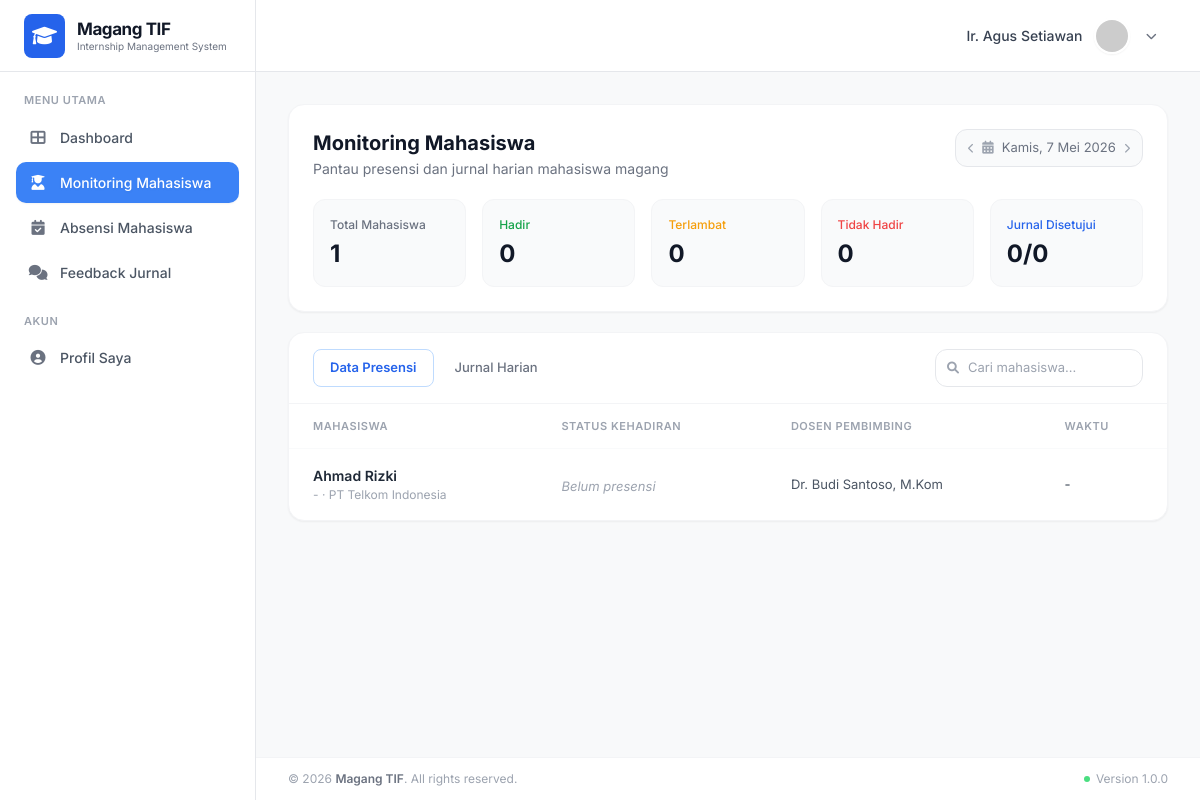
The page /pembimbing/monitoring_mahasiswa.php (signed in) on the database its author committed.
### tables this page shows
CREATE TABLE `mahasiswa` (
  `id` int(11) NOT NULL,
  `user_id` int(11) DEFAULT NULL,
  `group_id` int(11) DEFAULT NULL,
  `nama` varchar(255) NOT NULL,
  `jenis_kelamin` varchar(20) DEFAULT NULL,
  `tempat_lahir` varchar(100) DEFAULT NULL,
  `tanggal_lahir` date DEFAULT NULL,
  `agama` varchar(50) DEFAULT NULL,
  `status` varchar(50) DEFAULT NULL,
  `alamat_asal` text,
  `alamat_jember` text,
  `no_ktp` varchar(20) DEFAULT NULL,
  `no_ktm` varchar(20) DEFAULT NULL,
  `no_hp` varchar(20) DEFAULT NULL,
  `golongan_darah` varchar(5) DEFAULT NULL,
  `created_at` timestamp NULL DEFAULT CURRENT_TIMESTAMP,
  `updated_at` timestamp NULL DEFAULT CURRENT_TIMESTAMP
);

CREATE TABLE `companies` (
  `id` int(11) NOT NULL,
  `nama_perusahaan` varchar(255) NOT NULL,
  `alamat_perusahaan` text,
  `email_business` varchar(255) NOT NULL,
  `contact_person` varchar(100) DEFAULT NULL,
  `no_hp` varchar(20) DEFAULT NULL,
  `bidang_usaha` varchar(100) DEFAULT NULL,
  `status_permodalan` varchar(100) DEFAULT NULL,
  `visi` text,
  `misi` text,
  `denah_lokasi` text,
  `deskripsi_kerja` text,
  `struktur_organisasi` text,
  `latitude` decimal(10,8) DEFAULT NULL,
  `longitude` decimal(11,8) DEFAULT NULL,
  `radius` int(11) DEFAULT NULL,
  `created_at` timestamp NULL DEFAULT CURRENT_TIMESTAMP,
  `updated_at` timestamp NULL DEFAULT CURRENT_TIMESTAMP
);

CREATE TABLE `dosen_pembimbing` (
  `id` int(11) NOT NULL,
  `user_id` int(11) DEFAULT NULL,
  `nama` varchar(255) NOT NULL,
  `nip` varchar(50) NOT NULL,
  `jenis_kelamin` varchar(20) DEFAULT NULL,
  `no_hp` varchar(20) DEFAULT NULL,
  `email` varchar(255) NOT NULL,
  `alamat` text,
  `created_at` timestamp NULL DEFAULT CURRENT_TIMESTAMP,
  `updated_at` timestamp NULL DEFAULT CURRENT_TIMESTAMP
);

### pembimbing/monitoring_mahasiswa.php (the view, shortened to what this page needs)
<?php
require_once __DIR__ . '/../config/db_connect.php';
$userId = $_SESSION['id_user'];
$pl = $conn->prepare("SELECT id, company_id FROM pembimbing_lapang WHERE user_id = :uid");
$pl->execute(['uid' => $userId]);
$plRow = $pl->fetch();
$plId = $plRow['id'] ?? 0;
$tanggal = $_GET['tanggal'] ?? date('Y-m-d');
$days = ['Minggu','Senin','Selasa','Rabu','Kamis','Jumat','Sabtu'];
$months = ['Januari','Februari','Maret','April','Mei','Juni','Juli','Agustus','September','Oktober','November','Desember'];
$dt = new DateTime($tanggal);
$displayDate = $days[(int)$dt->format('w')].', '.$dt->format('j').' '.$months[(int)$dt->format('n')-1].' '.$dt->format('Y');
$mhsList = $conn->prepare("
    SELECT m.id, m.nama, m.no_ktm, c.nama_perusahaan, dp.nama as dosen_nama
    FROM mahasiswa m
    JOIN `groups` g ON m.group_id = g.id
    LEFT JOIN companies c ON g.company_id = c.id
    LEFT JOIN dosen_pembimbing dp ON g.dosen_pembimbing_id = dp.id
    WHERE g.pembimbing_lapang_id = :pid
    ORDER BY m.nama
");
$mhsList->execute(['pid' => $plId]);
$mahasiswaList = $mhsList->fetchAll();
$attMap = [];
$statH = 0; $statT = 0; $statTH = 0;
$presensiData = [];
foreach ($mahasiswaList as $m) {
    $att = $attMap[$m['id']] ?? null;
    $status = $att ? $att['status'] : 'Belum presensi';
    $waktu = $att['jam'] ?? '-';
    match($status) { 'Hadir' => $statH++, 'Terlambat' => $statT++, 'Alpha', 'Tidak Hadir' => $statTH++, default => null };
    $presensiData[] = ['id' => $m['id'], 'nama' => $m['nama'], 'nim' => $m['no_ktm'] ?? '-', 'perusahaan' => $m['nama_perusahaan'] ?? '-', 'dosen' => $m['dosen_nama'] ?? '-', 'status' => $status, 'waktu' => $waktu];
}
$totalMhs = count($mahasiswaList);
$jurnalStmt = $conn->prepare("
    SELECT m.nama, m.no_ktm as nim, l.kegiatan as judul, DATE_FORMAT(l.tanggal, '%d %b %Y') as tgl, l.status
    FROM logbooks l
    JOIN mahasiswa m ON l.mahasiswa_id = m.id
    JOIN `groups` g ON m.group_id = g.id
    WHERE g.pembimbing_lapang_id = :pid
    ORDER BY l.tanggal DESC LIMIT 20
");
$jurnalStmt->execute(['pid' => $plId]);
$jurnalData = $jurnalStmt->fetchAll();
$jurnalApproved = 0; $jurnalTotal = count($jurnalData);
$statusConfig = [
    'Hadir' => ['dot' => 'bg-green-500', 'text' => 'text-green-600'],
    'Terlambat' => ['dot' => 'bg-amber-400', 'text' => 'text-amber-600'],
    'Tidak Hadir' => ['dot' => 'bg-red-500', 'text' => 'text-red-600'],
    'Alpha' => ['dot' => 'bg-red-500', 'text' => 'text-red-600'],
    'Izin' => ['dot' => 'bg-orange-400', 'text' => 'text-orange-600'],
    'Sakit' => ['dot' => 'bg-orange-400', 'text' => 'text-orange-600'],
    'Belum presensi' => ['dot' => 'bg-gray-300', 'text' => 'text-gray-400'],
];
?>
<!DOCTYPE html>
<html lang="id">
<head>
    <script src="https://cdn.tailwindcss.com"></script>
    <link href="https://cdnjs.cloudflare.com/ajax/libs/font-awesome/6.0.0/css/all.min.css" rel="stylesheet">
</head>
<body class="flex h-screen overflow-hidden text-gray-800">
    <?php include '../includes/sidebar.php'; ?>
    <div class="flex-1 flex flex-col h-screen overflow-hidden">
        <?php include '../includes/header.php'; ?>
        <main class="flex-1 overflow-y-auto p-6 md:p-8 bg-[#f8f9fa]">
            <div class="max-w-[1200px] mx-auto space-y-5">
                <div class="bg-white rounded-2xl border border-gray-100 shadow-sm p-6">
                    <div class="flex items-start justify-between mb-5">
                        <div><h2 class="text-xl font-bold text-gray-900">Monitoring Mahasiswa</h2><p class="text-gray-500 text-sm mt-0.5">Pantau presensi dan jurnal harian mahasiswa magang</p></div>
                        <div class="flex items-center gap-2 text-[13px] text-gray-500 bg-gray-50 border border-gray-200 rounded-xl px-3 py-2">
                            <a href="?tanggal=<?= (clone $dt)->modify('-1 day')->format('Y-m-d') ?>" class="text-gray-400 hover:text-gray-600"><i class="fas fa-chevron-left text-[10px]"></i></a>
                            <i class="fas fa-calendar-alt text-gray-400"></i> <?= $displayDate ?>
                            <a href="?tanggal=<?= (clone $dt)->modify('+1 day')->format('Y-m-d') ?>" class="text-gray-400 hover:text-gray-600"><i class="fas fa-chevron-right text-[10px]"></i></a>
                        </div>
                    </div>
                    <div class="grid grid-cols-2 sm:grid-cols-5 gap-4">
                        <div class="rounded-xl border border-gray-100 bg-gray-50 p-4"><p class="text-[12px] text-gray-500 font-medium mb-1">Total Mahasiswa</p><p class="text-2xl font-bold text-gray-900"><?= $totalMhs ?></p></div>
                        <div class="rounded-xl border border-gray-100 bg-gray-50 p-4"><p class="text-[12px] text-green-600 font-medium mb-1">Hadir</p><p class="text-2xl font-bold text-gray-900"><?= $statH ?></p></div>
                        <div class="rounded-xl border border-gray-100 bg-gray-50 p-4"><p class="text-[12px] text-amber-500 font-medium mb-1">Terlambat</p><p class="text-2xl font-bold text-gray-900"><?= $statT ?></p></div>
                        <div class="rounded-xl border border-gray-100 bg-gray-50 p-4"><p class="text-[12px] text-red-500 font-medium mb-1">Tidak Hadir</p><p class="text-2xl font-bold text-gray-900"><?= $statTH ?></p></div>
                        <div class="rounded-xl border border-gray-100 bg-gray-50 p-4"><p class="text-[12px] text-blue-600 font-medium mb-1">Jurnal Disetujui</p><p class="text-2xl font-bold text-gray-900"><?= $jurnalApproved ?>/<?= $jurnalTotal ?></p></div>
                    </div>
                </div>
                <div class="bg-white rounded-2xl border border-gray-100 shadow-sm overflow-hidden">
                    <div class="flex items-center justify-between px-6 py-4 border-b border-gray-100">
                        <div class="flex items-center gap-1">
                            <button id="tabPresensi" onclick="switchTab('presensi')" class="tab-btn px-4 py-2 rounded-lg text-[13px] font-semibold bg-white border border-blue-200 text-blue-600">Data Presensi</button>
                            <button id="tabJurnal" onclick="switchTab('jurnal')" class="tab-btn px-4 py-2 rounded-lg text-[13px] font-medium text-gray-500 hover:bg-gray-50 border border-transparent">Jurnal Harian</button>
                        </div>
                        <div class="relative"><i class="fas fa-search text-gray-400 absolute left-3 top-1/2 -translate-y-1/2 text-[12px]"></i><input id="searchInput" type="text" placeholder="Cari mahasiswa..." oninput="filterRows()" class="pl-8 pr-4 py-2 border border-gray-200 rounded-xl text-[13px] outline-none focus:ring-2 focus:ring-blue-100 focus:border-blue-400 w-52"></div>
                    </div>
                    <div id="contentPresensi" class="overflow-x-auto">
                        <table class="w-full"><thead><tr class="border-b border-gray-50">
                            <th class="text-left text-[11px] font-semibold text-gray-400 uppercase tracking-wider px-6 py-3.5">Mahasiswa</th>
                            <th class="text-left text-[11px] font-semibold text-gray-400 uppercase tracking-wider px-6 py-3.5">Status Kehadiran</th>
                            <th class="text-left text-[11px] font-semibold text-gray-400 uppercase tracking-wider px-6 py-3.5">Dosen Pembimbing</th>
                            <th class="text-left text-[11px] font-semibold text-gray-400 uppercase tracking-wider px-6 py-3.5">Waktu</th>
                        </tr></thead>
                        <tbody class="divide-y divide-gray-50">
                            <?php if (empty($presensiData)): ?>
                            <tr><td colspan="4" class="px-6 py-8 text-center text-gray-400">Belum ada data mahasiswa.</td></tr>
                            <?php else: foreach ($presensiData as $mhs):
                                $sc = $statusConfig[$mhs['status']] ?? $statusConfig['Belum presensi'];
                            ?>
                            <tr class="hover:bg-gray-50 transition-colors data-row" data-search="<?= strtolower($mhs['nama'].' '.$mhs['nim']) ?>">
                                <td class="px-6 py-4"><p class="font-semibold text-gray-800 text-[14px]"><?= htmlspecialchars($mhs['nama']) ?></p><p class="text-[12px] text-gray-400"><?= $mhs['nim'] ?> &middot; <?= htmlspecialchars($mhs['perusahaan']) ?></p></td>
                                <td class="px-6 py-4"><?php if ($mhs['status'] === 'Belum presensi'): ?><span class="text-[13px] text-gray-400 italic">Belum presensi</span><?php else: ?><span class="flex items-center gap-1.5 text-[13px] font-semibold <?= $sc['text'] ?>"><span class="w-2 h-2 rounded-full <?= $sc['dot'] ?> inline-block"></span><?= $mhs['status'] ?></span><?php endif; ?></td>
                                <td class="px-6 py-4 text-[13px] text-gray-600"><?= htmlspecialchars($mhs['dosen']) ?></td>
                                <td class="px-6 py-4 text-[13px] text-gray-600 font-medium"><?= $mhs['waktu'] ?></td>
                            </tr>
                            <?php endforeach; endif; ?>
                        </tbody></table>
                    </div>
                </div>
            </div>
        </main>
        <?php include '../includes/footer.php'; ?>
    </div>
</body>
</html>

### pembimbing/monitoring_mahasiswa.php (style rules this page uses)
body { font-family: 'Inter', sans-serif; background-color: #f8f9fa; }

### rows shown on the page
mahasiswa: nama "Ahmad Rizki", nim "-", companies.nama_perusahaan "PT Telkom Indonesia", dosen_pembimbing.nama "Dr. Budi Santoso, M.Kom", waktu "-"

### other values the page prints
$groupName "MENU UTAMA"
$menu['title'] "Dashboard"
$menu['title'] "Monitoring Mahasiswa"
$menu['title'] "Absensi Mahasiswa"
$menu['title'] "Feedback Jurnal"
$groupName "AKUN"
$menu['title'] "Profil Saya"
$userName "Ir. Agus Setiawan"
$displayDate "Kamis, 7 Mei 2026"
$totalMhs "1"
$statH "0"
$statT "0"
$statTH "0"
$jurnalApproved "0"
$jurnalTotal "0"
